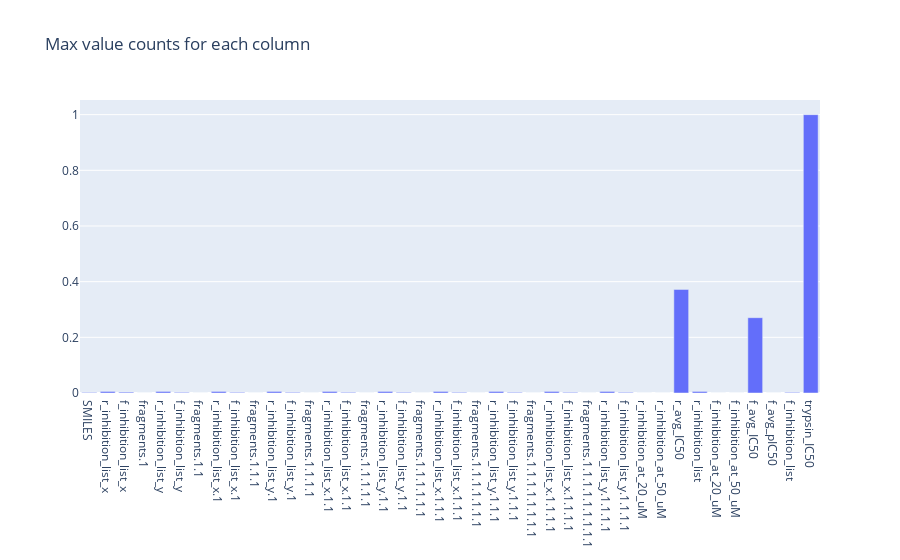

The notebook cell this image was saved under:
### Code cell
#plot max value counts and column names

fig = go.Figure(data=[go.Bar(
    x=columns,
    y=max_value_counts
)])

fig.update_layout(title_text='Max value counts for each column')

fig.show()

### Figure 1 — Plotly figure (JSON) as saved in the notebook; plotly's stock layout.template omitted (floating-point values rounded to 4 significant figures)
{"data": [{"type": "bar", "x": ["SMILES", "r_inhibition_list_x", "f_inhibition_list_x", "fragments.1", "r_inhibition_list_y", "f_inhibition_list_y", "fragments.1.1", "r_inhibition_list_x.1", "f_inhibition_list_x.1", "fragments.1.1.1", "r_inhibition_list_y.1", "f_inhibition_list_y.1", "fragments.1.1.1.1", "r_inhibition_list_x.1.1", "f_inhibition_list_x.1.1", "fragments.1.1.1.1.1", "r_inhibition_list_y.1.1", "f_inhibition_list_y.1.1", "fragments.1.1.1.1.1.1", "r_inhibition_list_x.1.1.1", "f_inhibition_list_x.1.1.1", "fragments.1.1.1.1.1.1.1", "r_inhibition_list_y.1.1.1", "f_inhibition_list_y.1.1.1", "fragments.1.1.1.1.1.1.1.1", "r_inhibition_list_x.1.1.1.1", "f_inhibition_list_x.1.1.1.1", "fragments.1.1.1.1.1.1.1.1.1", "r_inhibition_list_y.1.1.1.1", "f_inhibition_list_y.1.1.1.1", "r_inhibition_at_20_uM", "r_inhibition_at_50_uM", "r_avg_IC50", "r_inhibition_list", "f_inhibition_at_20_uM", "f_inhibition_at_50_uM", "f_avg_IC50", "f_avg_pIC50", "f_inhibition_list", "trypsin_IC50"], "y": [0.002022, 0.00558, 0.003086, 0, 0.00558, 0.00228, 0, 0.00558, 0.002264, 0, 0.00558, 0.002264, 0, 0.00558, 0.00224, 0, 0.00558, 0.002224, 0, 0.00558, 0.002224, 0, 0.00558, 0.002215, 0, 0.00558, 0.002215, 0, 0.00558, 0.002215, 0, 0, 0.3721, 0.00558, 0, 0, 0.2706, 0, 0.002203, 1]}], "layout": {"title": {"text": "Max value counts for each column"}}}
